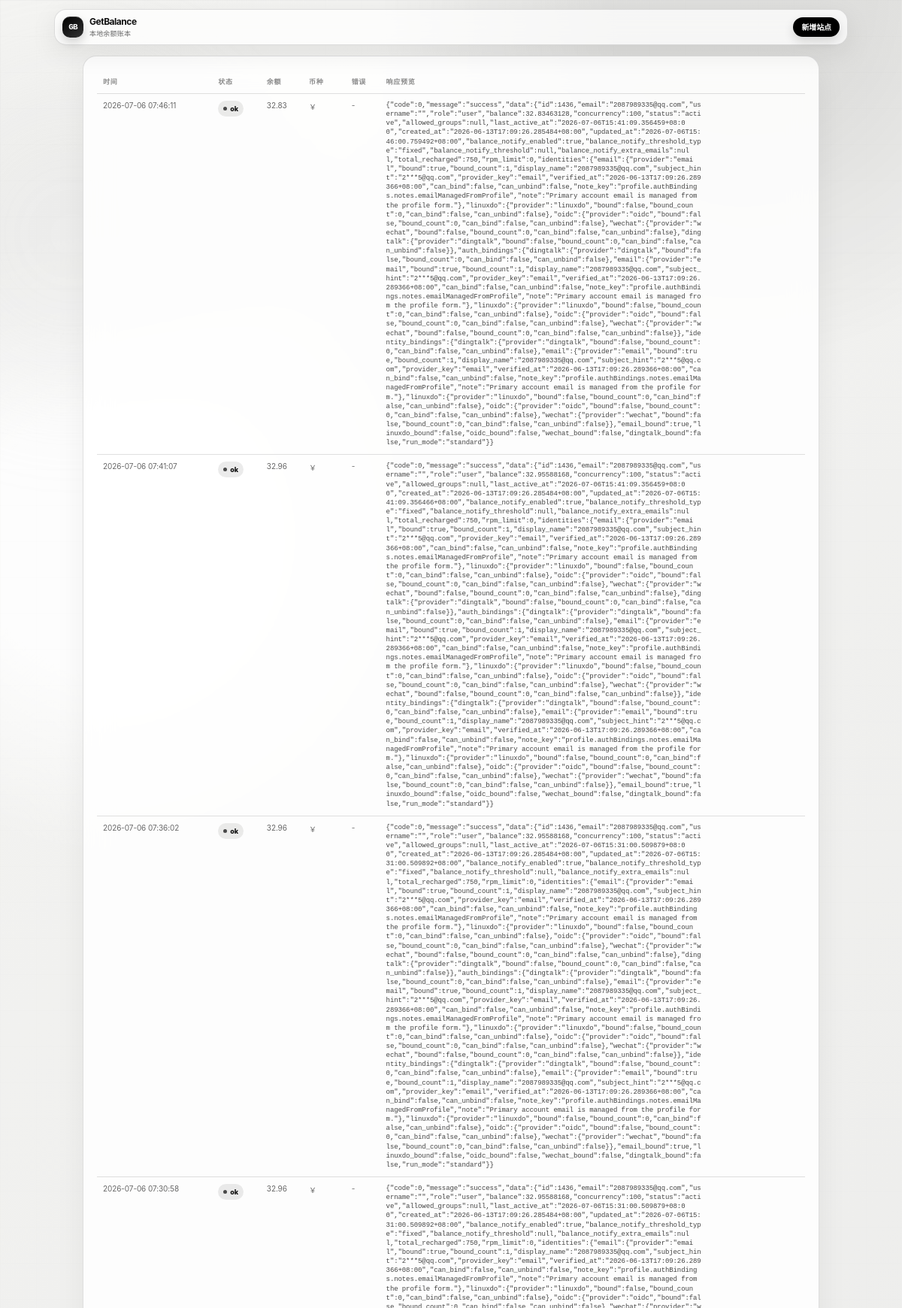
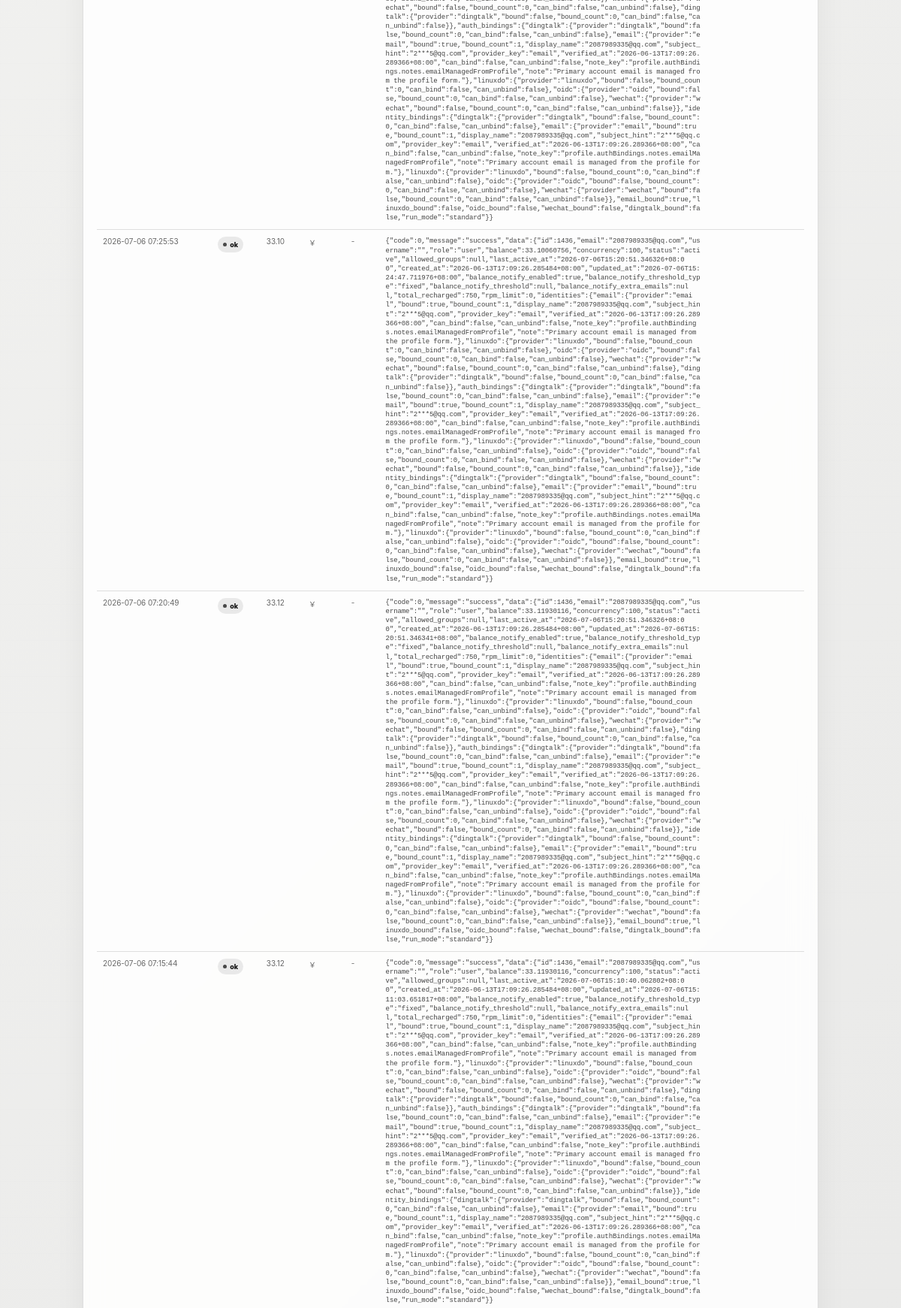
Page /history/1 (upper part) on the committed database (2 pictures, top to bottom).
### tables this page shows
CREATE TABLE balance_history (
                id INTEGER PRIMARY KEY AUTOINCREMENT,
                site_id INTEGER NOT NULL,
                balance REAL,
                currency TEXT,
                status TEXT NOT NULL,
                error TEXT NOT NULL DEFAULT '',
                raw_response_preview TEXT NOT NULL DEFAULT '',
                checked_at TEXT NOT NULL DEFAULT (datetime('now')),
                FOREIGN KEY(site_id) REFERENCES sites(id) ON DELETE CASCADE
            );

### app/main.py (the view)
@app.get("/history/{site_id}", response_class=HTMLResponse)
def history_page(site_id: int, request: Request) -> HTMLResponse:
    site = db.get_site(site_id)
    if not site:
        raise HTTPException(status_code=404, detail="站点不存在")
    return templates.TemplateResponse(
        "history.html",
        {"request": request, "site": site, "history": db.list_history(site_id)},
    )

### app/templates/history.html (shortened to what this page needs)
{% extends "base.html" %}
{% block content %}
<section class="panel ledger-panel">
    {% if history %}
    <div class="table-wrap">
        <table>
            <thead><tr><th>&#x65f6;&#x95f4;</th><th>&#x72b6;&#x6001;</th><th>&#x4f59;&#x989d;</th><th>&#x5e01;&#x79cd;</th><th>&#x9519;&#x8bef;</th><th>&#x54cd;&#x5e94;&#x9884;&#x89c8;</th></tr></thead>
            <tbody>
                {% for row in history %}
                <tr>
                    <td>{{ row.checked_at }}</td>
                    <td><span class="status {{ row.status }}">{{ row.status }}</span></td>
                    <td>{{ "%.2f"|format(row.balance) if row.balance is not none else "-" }}</td>
                    <td>{{ row.currency or "-" }}</td>
                    <td>{{ row.error or "-" }}</td>
                    <td><pre>{{ row.raw_response_preview or "-" }}</pre></td>
                </tr>
                {% endfor %}
            </tbody>
        </table>
    </div>
    {% endif %}
</section>
{% endblock %}

### app/static/style.css (style rules this page uses)
:root { color-scheme: light; --bg: #f4f4f2; --bg-deep: #dedede; --panel: rgba(255, 255, 255, 0.86); --panel-solid: #ffffff; --text: #111111; --muted: #666666; --subtle: #8c8c8c; --line: rgba(0, 0, 0, 0.12); --line-strong: rgba(0, 0, 0, 0.22); --ink: #000000; --primary: #2a2a2a; --primary-strong: #000000; --accent: #111111; --accent-soft: #eeeeee; --danger: #111111; --ok: #111111; --warn: #444444; --error: #111111; --radius-lg: 30px; --radius-md: 20px; --radius-sm: 12px; --shadow-soft: 0 28px 80px rgba(0, 0, 0, 0.08); --shadow-card: 0 18px 45px rgba(0, 0, 0, 0.06); --mono: "SFMono-Regular", Consolas, "Liberation Mono", monospace; --sans: Inter, ui-sans-serif, system-ui, -apple-system, BlinkMacSystemFont, "Segoe UI", Arial, sans-serif; }
* { box-sizing: border-box; }
html { min-height: 100%; }
body { min-height: 100%; margin: 0; font-family: var(--sans); color: var(--text); background: radial-gradient(circle at 12% 8%, rgba(255, 255, 255, 0.86) 0 11rem, transparent 26rem), radial-gradient(circle at 82% 0%, rgba(0, 0, 0, 0.08) 0 11rem, transparent 30rem), linear-gradient(135deg, var(--bg), var(--bg-deep)); letter-spacing: -0.012em; }
body::before { content: ""; position: fixed; inset: 0; pointer-events: none; opacity: 0.22; background-image: linear-gradient(rgba(0, 0, 0, 0.035) 1px, transparent 1px), linear-gradient(90deg, rgba(0, 0, 0, 0.025) 1px, transparent 1px); background-size: 48px 48px; mask-image: linear-gradient(to bottom, black, transparent 78%); }
.hero-copy-block, .hero-board, .panel { border: 1px solid var(--line); border-radius: var(--radius-lg); background: var(--panel); box-shadow: var(--shadow-soft); backdrop-filter: blur(18px) saturate(1.15); }
.panel { padding: clamp(18px, 3vw, 30px); }
.ledger-panel { margin-top: 0; }
.status { display: inline-flex; align-items: center; gap: 6px; padding: 7px 10px; border-radius: 999px; color: var(--muted); background: rgba(0, 0, 0, 0.07); font-size: 12px; font-weight: 800; white-space: nowrap; }
.status::before { content: ""; width: 7px; height: 7px; border-radius: 50%; background: currentColor; opacity: .75; }
.status.ok, .status.login_refreshed { color: var(--ok); background: rgba(0, 0, 0, 0.08); }
.table-wrap { overflow-x: auto; }
table { width: 100%; border-collapse: separate; border-spacing: 0; }
th, td { padding: 14px 12px; border-bottom: 1px solid var(--line); text-align: left; vertical-align: top; }
th { color: var(--subtle); font-size: 12px; letter-spacing: .08em; text-transform: uppercase; }
td { color: var(--muted); font-size: 13px; }
pre { max-width: 560px; margin: 0; white-space: pre-wrap; word-break: break-all; color: #444444; font: 12px/1.55 var(--mono); }
:root { --radius-lg: 18px; --radius-md: 12px; --radius-sm: 8px; --shadow-soft: 0 14px 40px rgba(0, 0, 0, 0.06); --shadow-card: 0 10px 24px rgba(0, 0, 0, 0.05); }
body { letter-spacing: -0.006em; }
.hero-copy-block, .hero-board, .panel { border-radius: 18px; }
.panel { padding: clamp(12px, 2vw, 18px); }
.status { padding: 5px 7px; font-size: 9px; gap: 4px; }
.status::before { width: 5px; height: 5px; }
th, td { padding: 9px 8px; }
th { font-size: 9px; }
td { font-size: 10px; }
pre { max-width: 420px; font-size: 9px; line-height: 1.35; }

### rows in the picture
balance_history: checked_at "2026-07-06 07:46:11", status "ok", balance "32.83", currency "￥", error "-", raw_response_preview "{\"code\":0,\"message\":\"success\",\"data\":{\"id\":1436,\"email\":\"2087989335@qq.com\",\"username\":\"\",\"role\":\"user\",\"balance\":32.83463128,\"concurrency\":100,\"status\":\"active\",\"allowed_groups\":null,\"last_active_at\":\"2026-07-06T15:41:09.356459+08:00\",\"created_at\":\"2026-06-13T17:09:26.285484+08:00\",\"updated_at\":\"2026-07-06T15:46:00.759492+08:00\",\"balance_notify_enabled\":true,\"balance_notify_threshold_type\":\"fixed\",\"balance_notify_threshold\":null,\"balance_notify_extra_emails\":null,\"total_recharged\":750,\"rpm_limit\":0,\"identities\":{\"email\":{\"provider\":\"email\",\"bound\":true,\"bound_count\":1,\"display_name\":\"2087989335@qq.com\",\"subject_hint\":\"2***5@qq.com\",\"provider_key\":\"email\",\"verified_at\":\"2026-06-13T17:09:26.2…"
balance_history: checked_at "2026-07-06 07:41:07", status "ok", balance "32.96", currency "￥", error "-", raw_response_preview "{\"code\":0,\"message\":\"success\",\"data\":{\"id\":1436,\"email\":\"2087989335@qq.com\",\"username\":\"\",\"role\":\"user\",\"balance\":32.95588168,\"concurrency\":100,\"status\":\"active\",\"allowed_groups\":null,\"last_active_at\":\"2026-07-06T15:41:09.356459+08:00\",\"created_at\":\"2026-06-13T17:09:26.285484+08:00\",\"updated_at\":\"2026-07-06T15:41:09.356466+08:00\",\"balance_notify_enabled\":true,\"balance_notify_threshold_type\":\"fixed\",\"balance_notify_threshold\":null,\"balance_notify_extra_emails\":null,\"total_recharged\":750,\"rpm_limit\":0,\"identities\":{\"email\":{\"provider\":\"email\",\"bound\":true,\"bound_count\":1,\"display_name\":\"2087989335@qq.com\",\"subject_hint\":\"2***5@qq.com\",\"provider_key\":\"email\",\"verified_at\":\"2026-06-13T17:09:26.2…"
balance_history: checked_at "2026-07-06 07:36:02", status "ok", balance "32.96", currency "￥", error "-", raw_response_preview "{\"code\":0,\"message\":\"success\",\"data\":{\"id\":1436,\"email\":\"2087989335@qq.com\",\"username\":\"\",\"role\":\"user\",\"balance\":32.95588168,\"concurrency\":100,\"status\":\"active\",\"allowed_groups\":null,\"last_active_at\":\"2026-07-06T15:31:00.509879+08:00\",\"created_at\":\"2026-06-13T17:09:26.285484+08:00\",\"updated_at\":\"2026-07-06T15:31:00.509892+08:00\",\"balance_notify_enabled\":true,\"balance_notify_threshold_type\":\"fixed\",\"balance_notify_threshold\":null,\"balance_notify_extra_emails\":null,\"total_recharged\":750,\"rpm_limit\":0,\"identities\":{\"email\":{\"provider\":\"email\",\"bound\":true,\"bound_count\":1,\"display_name\":\"2087989335@qq.com\",\"subject_hint\":\"2***5@qq.com\",\"provider_key\":\"email\",\"verified_at\":\"2026-06-13T17:09:26.2…"
balance_history: checked_at "2026-07-06 07:30:58", status "ok", balance "32.96", currency "￥", error "-", raw_response_preview "{\"code\":0,\"message\":\"success\",\"data\":{\"id\":1436,\"email\":\"2087989335@qq.com\",\"username\":\"\",\"role\":\"user\",\"balance\":32.95588168,\"concurrency\":100,\"status\":\"active\",\"allowed_groups\":null,\"last_active_at\":\"2026-07-06T15:31:00.509879+08:00\",\"created_at\":\"2026-06-13T17:09:26.285484+08:00\",\"updated_at\":\"2026-07-06T15:31:00.509892+08:00\",\"balance_notify_enabled\":true,\"balance_notify_threshold_type\":\"fixed\",\"balance_notify_threshold\":null,\"balance_notify_extra_emails\":null,\"total_recharged\":750,\"rpm_limit\":0,\"identities\":{\"email\":{\"provider\":\"email\",\"bound\":true,\"bound_count\":1,\"display_name\":\"2087989335@qq.com\",\"subject_hint\":\"2***5@qq.com\",\"provider_key\":\"email\",\"verified_at\":\"2026-06-13T17:09:26.2…"
balance_history: checked_at "2026-07-06 07:25:53", status "ok", balance "33.10", currency "￥", error "-", raw_response_preview "{\"code\":0,\"message\":\"success\",\"data\":{\"id\":1436,\"email\":\"2087989335@qq.com\",\"username\":\"\",\"role\":\"user\",\"balance\":33.10060756,\"concurrency\":100,\"status\":\"active\",\"allowed_groups\":null,\"last_active_at\":\"2026-07-06T15:20:51.346326+08:00\",\"created_at\":\"2026-06-13T17:09:26.285484+08:00\",\"updated_at\":\"2026-07-06T15:24:47.711976+08:00\",\"balance_notify_enabled\":true,\"balance_notify_threshold_type\":\"fixed\",\"balance_notify_threshold\":null,\"balance_notify_extra_emails\":null,\"total_recharged\":750,\"rpm_limit\":0,\"identities\":{\"email\":{\"provider\":\"email\",\"bound\":true,\"bound_count\":1,\"display_name\":\"2087989335@qq.com\",\"subject_hint\":\"2***5@qq.com\",\"provider_key\":\"email\",\"verified_at\":\"2026-06-13T17:09:26.2…"
balance_history: checked_at "2026-07-06 07:20:49", status "ok", balance "33.12", currency "￥", error "-", raw_response_preview "{\"code\":0,\"message\":\"success\",\"data\":{\"id\":1436,\"email\":\"2087989335@qq.com\",\"username\":\"\",\"role\":\"user\",\"balance\":33.11930116,\"concurrency\":100,\"status\":\"active\",\"allowed_groups\":null,\"last_active_at\":\"2026-07-06T15:20:51.346326+08:00\",\"created_at\":\"2026-06-13T17:09:26.285484+08:00\",\"updated_at\":\"2026-07-06T15:20:51.346341+08:00\",\"balance_notify_enabled\":true,\"balance_notify_threshold_type\":\"fixed\",\"balance_notify_threshold\":null,\"balance_notify_extra_emails\":null,\"total_recharged\":750,\"rpm_limit\":0,\"identities\":{\"email\":{\"provider\":\"email\",\"bound\":true,\"bound_count\":1,\"display_name\":\"2087989335@qq.com\",\"subject_hint\":\"2***5@qq.com\",\"provider_key\":\"email\",\"verified_at\":\"2026-06-13T17:09:26.2…"
balance_history: checked_at "2026-07-06 07:15:44", status "ok", balance "33.12", currency "￥", error "-", raw_response_preview "{\"code\":0,\"message\":\"success\",\"data\":{\"id\":1436,\"email\":\"2087989335@qq.com\",\"username\":\"\",\"role\":\"user\",\"balance\":33.11930116,\"concurrency\":100,\"status\":\"active\",\"allowed_groups\":null,\"last_active_at\":\"2026-07-06T15:10:40.062802+08:00\",\"created_at\":\"2026-06-13T17:09:26.285484+08:00\",\"updated_at\":\"2026-07-06T15:11:03.651817+08:00\",\"balance_notify_enabled\":true,\"balance_notify_threshold_type\":\"fixed\",\"balance_notify_threshold\":null,\"balance_notify_extra_emails\":null,\"total_recharged\":750,\"rpm_limit\":0,\"identities\":{\"email\":{\"provider\":\"email\",\"bound\":true,\"bound_count\":1,\"display_name\":\"2087989335@qq.com\",\"subject_hint\":\"2***5@qq.com\",\"provider_key\":\"email\",\"verified_at\":\"2026-06-13T17:09:26.2…"
